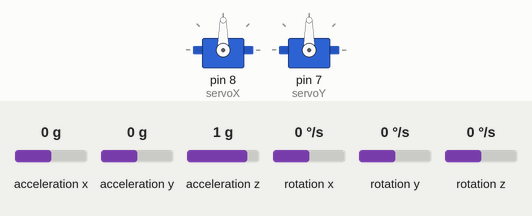
Recording of a sketch running on a simulated Arduino Uno, built with avr-gcc and run on an emulated ATmega328P. Shown: 2 × servo. The test bench sets the inputs (shaded band); at power-on: rotation x 0 °/s, rotation y 0 °/s, acceleration x 0 g, acceleration y 0 g, acceleration z 1 g, rotation z 0 °/s.

Above: at 1.2 s.
1.3 s: rotation x set to -192 °/s
At 2.2 s:
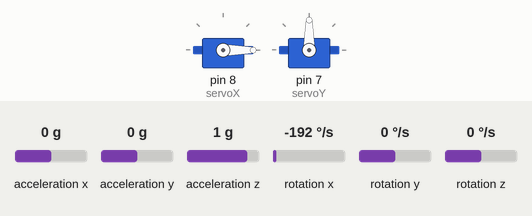
2.8 s: rotation y set to -192 °/s
At 3.3 s:
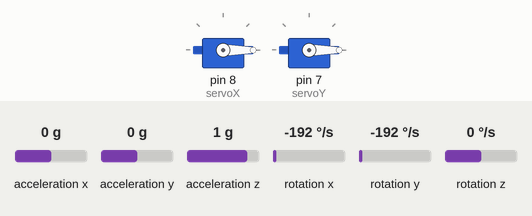
4.3 s: rotation x set to -100 °/s
At 5.5 s:
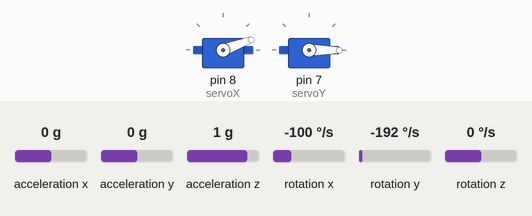
5.8 s: rotation y set to -100 °/s
At 6.7 s:
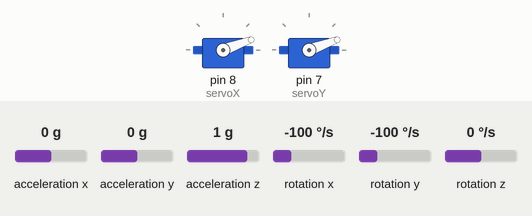
7.3 s: rotation x set to 0 °/s
At 7.8 s:
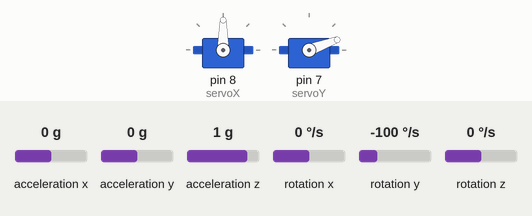
8.8 s: rotation y set to 100 °/s
At 10.1 s:
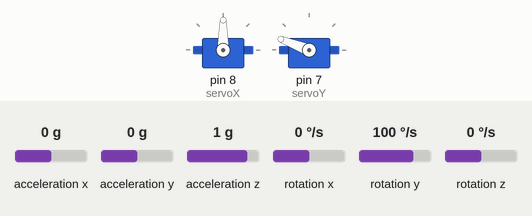
Timing chart, 0 to 11.3 s (numbered marks = the images above; inputs shaded):
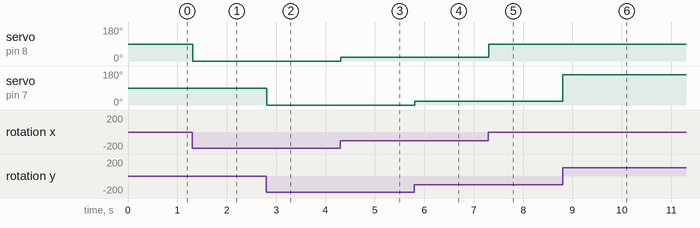

The sketch:

main_sketch.ino
```cpp
#include <Wire.h>
#include <MPU6050.h>
#include <Servo.h>

MPU6050 mpu;
Servo servoX;
Servo servoY;

int16_t ax, ay, az;
int16_t gx, gy, gz;

// 모터의 최대 및 최소 각도
const int servoX_min_angle = 0; // X축 모터 최소 각도
const int servoX_max_angle = 180; // X축 모터 최대 각도
const int servoY_min_angle = 0; // Y축 모터 최소 각도
const int servoY_max_angle = 180; // Y축 모터 최대 각도

// 자이로센서에서 읽은 각도 값의 범위
const int16_t gyroX_min = -17000; // X축 자이로센서 최소 값
const int16_t gyroX_max = 17000; // X축 자이로센서 최대 값
const int16_t gyroY_min = -17000; // Y축 자이로센서 최소 값
const int16_t gyroY_max = 17000; // Y축 자이로센서 최대 값

void setup() {
  Serial.begin(9600);
  Wire.begin();
  mpu.initialize();
  servoX.attach(8); // X축 모터에 연결된 핀 번호
  servoY.attach(7); // Y축 모터에 연결된 핀 번호
}

void loop() {
  mpu.getMotion6(&ax, &ay, &az, &gx, &gy, &gz);

  // X축 모터 제어
  int servoX_angle = map(gx, gyroX_min, gyroX_max, servoX_min_angle, servoX_max_angle);
  servoX.write(constrain(servoX_angle, servoX_min_angle, servoX_max_angle));

  // Y축 모터 제어
  int servoY_angle = map(gy, gyroY_min, gyroY_max, servoY_min_angle, servoY_max_angle);
  servoY.write(constrain(servoY_angle, servoY_min_angle, servoY_max_angle));

  delay(20);
}
```

Measured:
- after the input at 1.3 s, servo on pin 8 (servoX): 90° → 0° at once
- after the input at 2.8 s, servo on pin 7 (servoY): 90° → 0° at once
- after the input at 4.3 s, servo on pin 8 (servoX): 0° → 20° at once
- after the input at 5.8 s, servo on pin 7 (servoY): 0° → 20° at once
- after the input at 7.3 s, servo on pin 8 (servoX): 20° → 90° at once
- after the input at 8.8 s, servo on pin 7 (servoY): 20° → 159° at once
